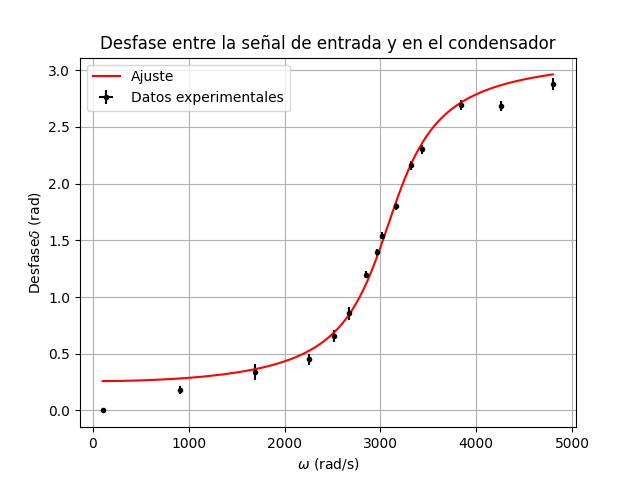

Python code for this plot:
import numpy as np
import matplotlib.pyplot as plt
import openpyxl
from scipy.optimize import curve_fit

# Define the phase shift function based on the RLC circuit
def phase_shift(w, A, w0, gamma):
    return np.arctan(-gamma*w0/(w**2-w0**2)) + np.pi*(w>w0)

# Load data from Excel
wb = openpyxl.load_workbook(r"C:\Users\Usuario\Documents\Documentos\Universidad\Tecnicas experimentales II\Proyecto\Datos_semana_1.xlsx")
wb = wb.active

data_max = 17
row_1 = 29
col_1 = 2

# Extract frequency and phase shift data from Excel
f = np.array([wb.cell(row=row_1, column=i).value for i in range(col_1, data_max)])
df = np.array([wb.cell(row=row_1+1, column=i).value for i in range(col_1, data_max)])
t = np.array([wb.cell(row=row_1+4, column=i).value for i in range(col_1, data_max)])
t = np.array(t)*1e-3
dt = np.array([wb.cell(row=row_1+5, column=i).value for i in range(col_1, data_max)])
dt = np.array(dt)*1e-3

# Compute the experimental phase shift using the incorrect method (for comparison)
delta_exp = 2 * np.pi * f * t
ddelta_exp = 2 * np.pi * (df * t + f * dt)

# Convert frequency to angular frequency
w = 2 * np.pi * f
dw = 2 * np.pi * df

# Initial guesses for R, L, C
A_guess = 199907945.6154  # Ohms
w0_guess = 3065.6491  # Henry
gamma_guess = 920.3916  # Farads

# Fit the phase shift data using curve_fit
params, covariance = curve_fit(phase_shift, w, delta_exp, p0=[A_guess, w0_guess, gamma_guess])

# Extract fitted parameters
A_fit, w0_fit, gamma_fit = params

# Print fitted values
print(f"Fitted Parameters:\nA = {A_fit:.4f} V/s^2, w0 = {w0_fit:.6f} rad/s, gamma = {gamma_fit:.9f} s^-1")

# Generate smooth fit curve
w_fit = np.linspace(min(w), max(w), 500)
delta_fit = phase_shift(w_fit, A_fit, w0_fit, gamma_fit)

# Plot experimental data with error bars
plt.errorbar(w, delta_exp, yerr=ddelta_exp, xerr=dw, fmt='k.', label="Datos experimentales")

# Plot fitted curve
plt.plot(w_fit, delta_fit, 'r-', label="Ajuste")
plt.title("Desfase entre la señal de entrada y en el condensador")

# Labels and legend
plt.xlabel(r"$\omega$ (rad/s)")
plt.ylabel(r"Desfase $\delta$ (rad)")
plt.legend()
plt.grid()
plt.show()
